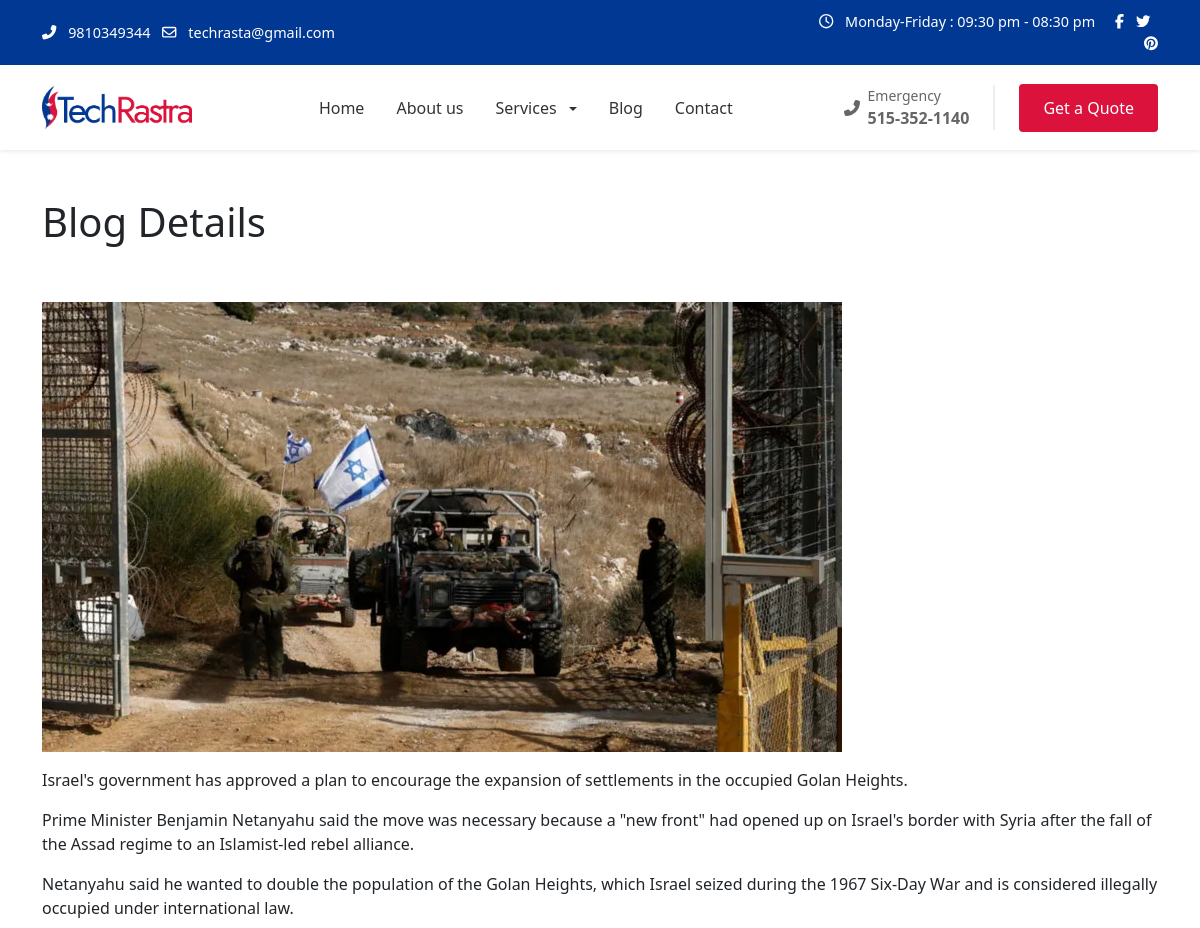
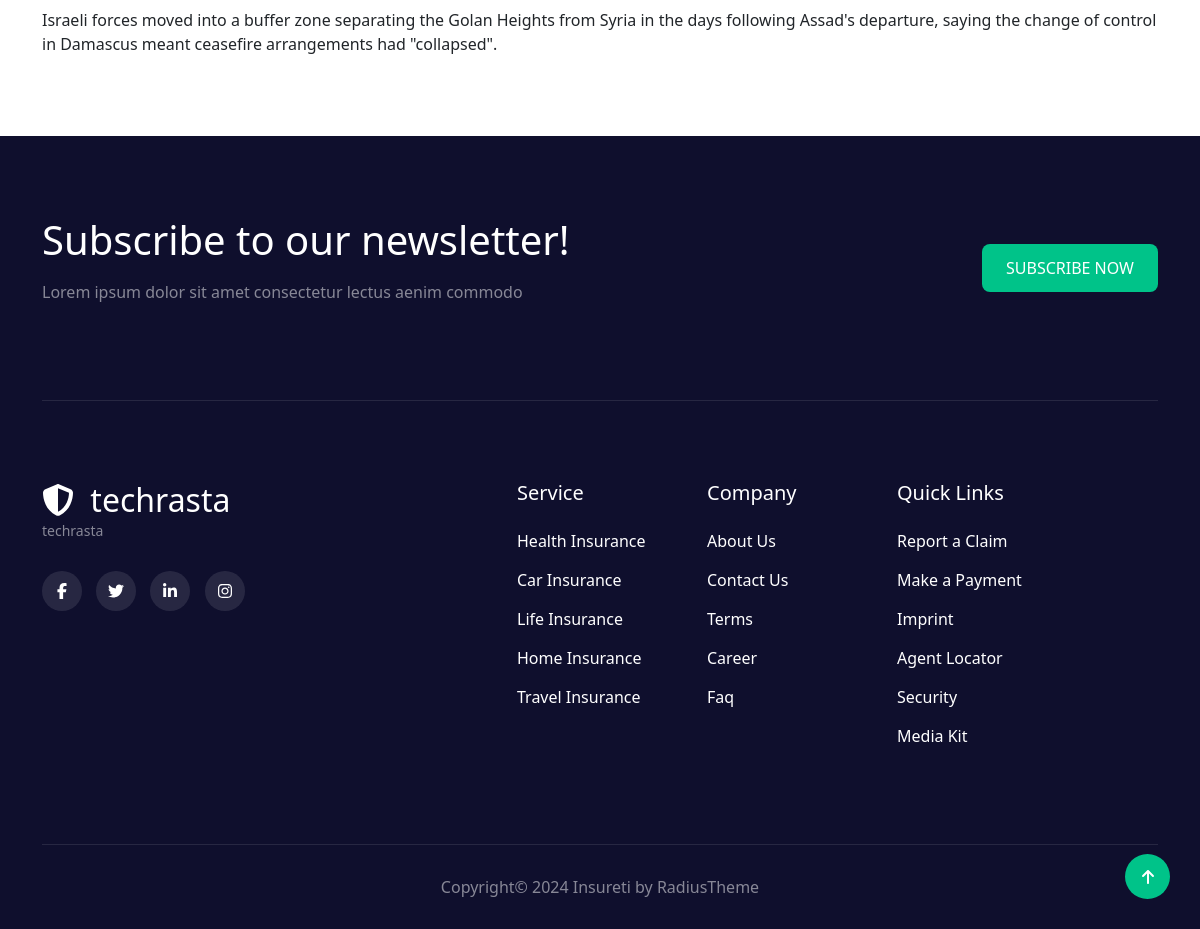
Screenshot of /blog/israel-plans-to-expand-golan-settlements-after-fall-of-assad with the database file from the repository (2 pictures, top to bottom).
### website/models.py (models this page shows, shortened)
class Setting(models.Model):
    name = models.CharField(max_length=100)
    slug = models.SlugField(max_length=100, unique=100)
    email = models.EmailField(blank=True,null=True)
    phone = models.CharField(max_length=100, blank=True,null=True)
    address = models.CharField(max_length=100,blank=True,null=True)
    descripton = models.TextField(blank=True,null=True)
    logo = models.ImageField(upload_to='logo/', blank=True, null=True)
    favicon = models.ImageField(upload_to='favicon/', blank=True,null=True)
    meta_title = models.CharField(max_length=100, blank=True, null=True)
    meta_decription = models.TextField( blank=True, null=True)
    meta_keyword = models.TextField(blank=True, null=True)

class Blog(models.Model):
    category = models.ForeignKey(Category,on_delete=models.CASCADE)
    title  = models.CharField(max_length=100)
    slug = models.SlugField(max_length=100, unique=100)
    sub_title = models.CharField(max_length=100, blank=True , null=True)
    image = models.ImageField(upload_to='page/',blank=True, null=True)
    summary = models.TextField(blank=True, null=True)
    description = CKEditor5Field(blank=True, null=True)
    meta_title = models.CharField(max_length=100, blank=True , null=True)
    meta_decription = models.TextField( blank=True, null=True)
    meta_keyword = models.TextField(blank=True, null=True)

### website/views.py (the view)
# urls.py: path('blog/<slug>',views.blog_details,name='blog-details'),
def blog_details(request,slug):
    data={
        'blogData' : Blog.objects.get(slug=slug),
    }
    return render(request,'blog-details.html',data)

### website/general.py (called while the page is built)
def global_data(request):
    data ={
        'settingData':Setting.objects.first(),
        'menuserviceData':Service.objects.all(),
    }
    return data

### website/templates/blog-details.html
{% extends 'layouts/master.html' %}
{% block content %}
<div class="container">
    <div class="row">
       <div class="col-md-12 py-5">
          <h1>Blog Details</h1>
        </div>
    </div>
    <div class="row">
        <div class="col-md-12">
          {% if blogData.image %}
          <img src="{{blogData.image.url}}" alt="{{blog.title}}" class="img-fluid" >
          {% endif %}
          <p>{{blogData.description | safe}}</p>
        </div>
    </div>
</div>
{% endblock %}

### website/templates/layouts/header.html (shortened to what this page needs)
{% load static %}
<div class="top-bar">
    <div class="container">
        <div class="row align-items-center">
            <div class="col-md-8">
                {% if settingData %}
                <a href="tel:{{settingData.phone}}" class="text-white me-2 text-decoration-none">
                    <i class="fas fa-phone-alt me-2"></i>
                       {{settingData.phone}}
                </a>
                {% endif %}
                <a href="" class="text-white me-2 text-decoration-none">
                    <i class="far fa-envelope me-2"></i>
                    {% if settingData %}
                        {{settingData.email}}
                    {% else %}
                        techrasa@gmail.com
                    {% endif %}
                </a>
            </div>
            <div class="col-md-4 text-end">
                    <span class="me-3">
                        <i class="far fa-clock me-2"></i>
                        Monday-Friday : 09:30 pm - 08:30 pm
                    </span>
                <a href="#" class="text-white me-2"><i class="fab fa-facebook-f"></i></a>
                <a href="#" class="text-white me-2"><i class="fab fa-twitter"></i></a>
                <a href="#" class="text-white"><i class="fab fa-pinterest"></i></a>
            </div>
        </div>
    </div>
</div>
<nav class="navbar navbar-expand-lg navbar-light bg-white py-3 shadow-sm sticky-top">
    <div class="container">
        <a class="navbar-brand" href="{% url 'index' %}">
            {% if settingData.logo %}
                <img src="{{settingData.logo.url}}" alt="Techrastra">
            {% else %}
                <img src="{% static 'logo/logo.webp' %}" alt="Techrastra">
            {% endif %}
        </a>
        <div class="collapse navbar-collapse" id="navbarNav">
            <ul class="navbar-nav mx-auto">
                <li class="nav-item">
                    <a class="nav-link" href="{% url 'index' %}">
                        Home
                    </a>
                </li>
                <li class="nav-item">
                    <a class="nav-link" href="{% url 'about-us' %}">
                        About us
                    </a>
                </li>
                <li class="nav-item dropdown">
                    <a class="nav-link dropdown-toggle" href="{% url 'service' %}" role="button" data-bs-toggle="dropdown">
                        Services
                    </a>
                </li>
                <li class="nav-item">
                    <a class="nav-link" href="{% url 'blog' %}">
                        Blog
                    </a>
                </li>
                <li class="nav-item">
                    <a class="nav-link" href="{% url 'contact' %}">
                        Contact
                    </a>
                </li>
            </ul>
            <div class="d-flex align-items-center">
                <div class="emergency-phone me-4">
                    <div class="d-flex align-items-center">
                        <i class="fas fa-phone-alt me-2"></i>
                        <div>
                            <small class="d-block">Emergency</small>
                            <strong>515-352-1140</strong>
                        </div>
                    </div>
                </div>
                <a href="{% url 'service' %}" class="btn-quote">Get a Quote</a>
            </div>
        </div>
    </div>
</nav>

### website/templates/layouts/footer.html (shortened to what this page needs)
<footer class="footer-section">
    <div class="container">
        <div class="newsletter-section">
            <div class="row align-items-center">
                <div class="col-lg-6">
                    <h2 class="h1 mb-3">Subscribe to our newsletter!</h2>
                    <p class="text-white-50">Lorem ipsum dolor sit amet consectetur lectus aenim commodo</p>
                </div>
                <div class="col-lg-6 text-lg-end">
                    <button class="subscribe-btn">SUBSCRIBE NOW</button>
                </div>
            </div>
        </div>
        <div class="row g-4">
            <div class="col-lg-4">
                <div class="footer-logo">
                    <h3 class="h2 mb-0">
                        <i class="fas fa-shield-alt me-2"></i>
                        {{settingData.name}}
                    </h3>
                    <small class="text-white-50 d-block">{{settingData.name}}</small>
                </div>
                <div class="social-links">
                    <a href="#"><i class="fab fa-facebook-f"></i></a>
                    <a href="#"><i class="fab fa-twitter"></i></a>
                    <a href="#"><i class="fab fa-linkedin-in"></i></a>
                    <a href="#"><i class="fab fa-instagram"></i></a>
                </div>
            </div>
            <div class="col-lg-2 offset-lg-1">
                <h5 class="mb-4">Service</h5>
                <ul class="footer-links">
                    <li><a href="#">Health Insurance</a></li>
                    <li><a href="#">Car Insurance</a></li>
                    <li><a href="#">Life Insurance</a></li>
                    <li><a href="#">Home Insurance</a></li>
                    <li><a href="#">Travel Insurance</a></li>
                </ul>
            </div>
            <div class="col-lg-2">
                <h5 class="mb-4">Company</h5>
                <ul class="footer-links">
                    <li><a href="#">About Us</a></li>
                    <li><a href="#">Contact Us</a></li>
                    <li><a href="#">Terms</a></li>
                    <li><a href="#">Career</a></li>
                    <li><a href="#">Faq</a></li>
                </ul>
            </div>
            <div class="col-lg-2">
                <h5 class="mb-4">Quick Links</h5>
                <ul class="footer-links">
                    <li><a href="#">Report a Claim</a></li>
                    <li><a href="#">Make a Payment</a></li>
                    <li><a href="#">Imprint</a></li>
                    <li><a href="#">Agent Locator</a></li>
                    <li><a href="#">Security</a></li>
                    <li><a href="#">Media Kit</a></li>
                </ul>
            </div>
        </div>
        <div class="copyright text-center">
            <p class="mb-0 text-white-50">Copyright© 2024 Insureti by RadiusTheme</p>
        </div>
    </div>
    <a href="#" class="scroll-top">
        <i class="fas fa-arrow-up"></i>
    </a>
</footer>

### static/css/style.css (style rules this page uses)
body { margin: 0; padding: 0; }
.top-bar { background-color: #013893; color: white; font-size: 0.9rem; padding: 11px 27px; }
.navbar-brand img { width: 150px; }
.nav-link { color: #333 !important; font-weight: 500; padding: 0.5rem 1rem !important; }
.emergency-phone { color: #666; border-right: 2px solid #eee; padding-right: 1.5rem; }
.btn-quote { background-color: #db133c; color: white; padding: 0.75rem 1.5rem; border-radius: 4px; text-decoration: none; transition: all 0.3s ease; }
.dropdown-toggle::after { margin-left: 0.5em; vertical-align: middle; }
.footer-section { background-color: #0f0f2d; color: white; padding: 80px 0 0 0; }
.newsletter-section { border-bottom: 1px solid rgba(255, 255, 255, 0.1); padding-bottom: 80px; margin-bottom: 80px; }
.subscribe-btn { background-color: #00c389; border: none; border-radius: 8px; padding: 12px 24px; color: white; font-weight: 500; transition: opacity 0.3s; }
.footer-logo { margin-bottom: 20px; }
.footer-links { list-style: none; padding: 0; }
.footer-links li { margin-bottom: 15px; }
.footer-links a { color: #ffffff; text-decoration: none; transition: opacity 0.3s; }
.social-links { margin-top: 30px; }
.social-links a { display: inline-flex; align-items: center; justify-content: center; width: 40px; height: 40px; background-color: rgba(255, 255, 255, 0.1); border-radius: 50%; margin-right: 10px; color: white; text-decoration: none; transition: background-color 0.3s; }
.copyright { padding: 30px 0; border-top: 1px solid rgba(255, 255, 255, 0.1); margin-top: 80px; }
.scroll-top { position: fixed; bottom: 30px; right: 30px; width: 45px; height: 45px; background-color: #00c389; color: white; border-radius: 50%; display: flex; align-items: center; justify-content: center; text-decoration: none; transition: opacity 0.3s; }

### rows the page displays
Setting: phone "9810349344", email "techrasta@gmail.com", logo (picture), name "techrasta"
Blog: image (picture), description "Israel's government has approved a plan to encourage the expansion of settlements in the occupied Golan Heights. Prime Minister Benjamin Netanyahu said the move was necessary because a \"new front\" had opened up on Israel's border with Syria after the fall of the Assad regime to an Islamist-led rebel alliance. Netanyahu said he wanted to double the population of the Golan Heights, which Israel seized during the 1967 Six-Day War and is considered illegally occupied under international law. Israeli forces moved into a buffer zone separating the Golan Heights from Syria in the days following Assad's departure, saying the change of control in Damascus meant ceasefire arrangements had \"collapsed\"."
